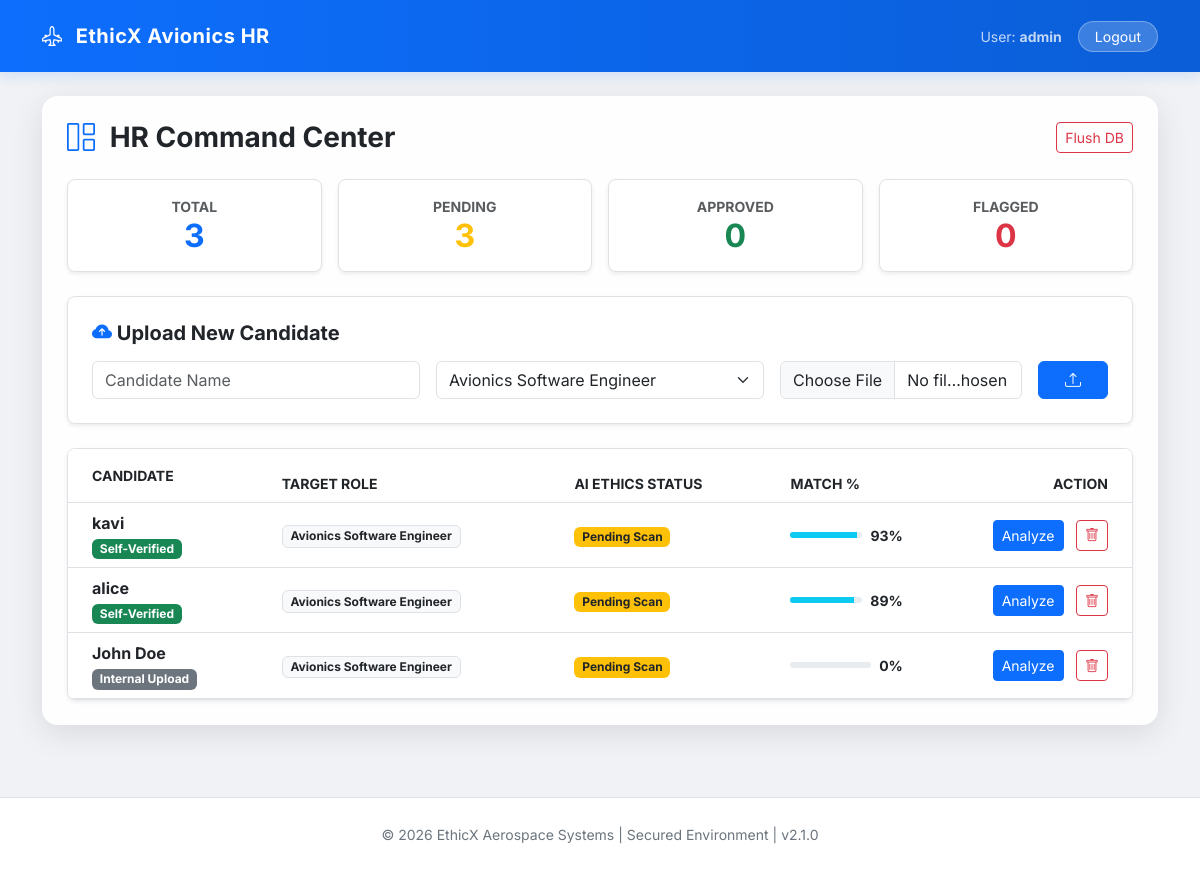
The page /hr_dashboard (signed in) on the database its author committed.
### hr_ui/app.py (models this page shows, shortened)
class User(UserMixin, db.Model):
    id = db.Column(db.Integer, primary_key=True)
    username = db.Column(db.String(100), unique=True, nullable=False)
    password_hash = db.Column(db.String(200), nullable=False)

class Candidate(db.Model):
    id = db.Column(db.Integer, primary_key=True)
    name = db.Column(db.String(100), nullable=False)
    role = db.Column(db.String(100), nullable=False)
    filename = db.Column(db.String(200), nullable=True) # Nullable for text-based self-applicants
    status = db.Column(db.String(50), default="Uploaded")
    risk_score = db.Column(db.Integer, default=50)
    match_confidence = db.Column(db.Integer, default=0)
    strengths = db.Column(db.String(500), default="")
    missing_skills = db.Column(db.String(500), default="Analysis Pending...")
    ethics_status = db.Column(db.String(100), default="Pending")
    is_self_applied = db.Column(db.Boolean, default=False) # Distinguishes HR uploads from Candidate uploads
    timestamp = db.Column(db.DateTime, default=datetime.utcnow)

### hr_ui/app.py (the view)
@app.route('/hr_dashboard')
@login_required
def dashboard():
    candidates = Candidate.query.order_by(Candidate.timestamp.desc()).all()
    stats = {
        'total': len(candidates),
        'approved': len([c for c in candidates if "APPROVED" in str(c.status)]),
        'blocked': len([c for c in candidates if "BLOCKED" in str(c.status)]),
        'pending': len([c for c in candidates if "Uploaded" in str(c.status) or "AUTO-MATCHED" in str(c.status)])
    }
    return render_template('dashboard.html', candidates=candidates, stats=stats)

### hr_ui/app.py (called while the page is built)
@login_manager.user_loader
def load_user(user_id):
    return User.query.get(int(user_id))

### hr_ui/templates/dashboard.html (shortened to what this page needs)
{% extends "layout.html" %}
{% block content %}
<div class="glass-card p-4 mb-4">
    <div class="d-flex justify-content-between align-items-center mb-4">
        <h3 class="fw-bold m-0"><i class="bi bi-grid-1x2 text-primary me-2"></i> HR Command Center</h3>
        <a href="{{ url_for('reset_database') }}" class="btn btn-sm btn-outline-danger" onclick="return confirm('Flush system data? This cannot be undone.')">Flush DB</a>
    </div>
    <div class="row g-3 text-center mb-4">
        {% for label, val, color in [('Total', stats.total, 'primary'), ('Pending', stats.pending, 'warning'), ('Approved', stats.approved, 'success'), ('Flagged', stats.blocked, 'danger')] %}
        <div class="col-md-3">
            <div class="p-3 border rounded-3 bg-white shadow-sm">
                <div class="small text-muted text-uppercase fw-bold">{{ label }}</div>
                <div class="h2 fw-bold text-{{ color }} mb-0">{{ val }}</div>
            </div>
        </div>
        {% endfor %}
    </div>
    <div class="p-4 mb-4 rounded-3 border bg-white shadow-sm">
        <h5 class="mb-3 fw-bold"><i class="bi bi-cloud-arrow-up-fill text-primary"></i> Upload New Candidate</h5>
        <form action="{{ url_for('upload_resume') }}" method="POST" enctype="multipart/form-data" class="row g-3">
            <div class="col-md-4">
                <input type="text" name="name" class="form-control" placeholder="Candidate Name" required>
            </div>
            <div class="col-md-4">
                <select name="role" class="form-select">
                    <option value="Avionics Software Engineer">Avionics Software Engineer</option>
                </select>
            </div>
            <div class="col-md-3">
                <input type="file" name="resume" class="form-control" required>
            </div>
            <div class="col-md-1">
                <button type="submit" class="btn btn-primary w-100"><i class="bi bi-upload"></i></button>
            </div>
        </form>
    </div>
    <div class="table-responsive bg-white rounded-3 shadow-sm border p-0 overflow-hidden">
        <table class="table table-hover align-middle mb-0">
            <thead class="bg-light text-secondary small">
                <tr>
                    <th class="ps-4 py-3">CANDIDATE</th>
                    <th>TARGET ROLE</th>
                    <th>AI ETHICS STATUS</th>
                    <th>MATCH %</th>
                    <th class="text-end pe-4">ACTION</th>
                </tr>
            </thead>
            <tbody>
                {% for c in candidates %}
                <tr>
                    <td class="ps-4">
                        <div class="fw-bold text-dark">{{ c.name }}</div>
                        {% if c.is_self_applied %}
                            <span class="badge bg-success small">Self-Verified</span>
                        {% else %}
                            <span class="badge bg-secondary small">Internal Upload</span>
                        {% endif %}
                    </td>
                    <td><span class="badge bg-light text-dark border">{{ c.role }}</span></td>
                    <td>
                        {% if 'BLOCKED' in c.status %}<span class="badge bg-danger">Flagged</span>
                        {% elif 'APPROVED' in c.status %}<span class="badge bg-success">Passed</span>
                        {% else %}<span class="badge bg-warning text-dark">Pending Scan</span>{% endif %}
                    </td>
                    <td>
                        <div class="d-flex align-items-center">
                            <div class="progress flex-grow-1 me-2" style="height: 6px;">
                                <div class="progress-bar bg-info" style="width: {{ c.match_confidence }}%"></div>
                            </div>
                            <small class="fw-bold">{{ c.match_confidence }}%</small>
                        </div>
                    </td>
                    <td class="text-end pe-4">
                        <a href="{{ url_for('perform_action', c_id=c.id, action_type='SCAN') }}" class="btn btn-sm btn-primary">Analyze</a>
                        <a href="{{ url_for('delete_candidate', c_id=c.id) }}" class="btn btn-sm btn-outline-danger ms-2"><i class="bi bi-trash"></i></a>
                    </td>
                </tr>
                {% endfor %}
            </tbody>
        </table>
    </div>
</div>
{% endblock %}

### hr_ui/templates/layout.html (shortened to what this page needs)
<!DOCTYPE html>
<html lang="en">
<head>
    <link href="https://cdn.jsdelivr.net/npm/bootstrap@5.3.0/dist/css/bootstrap.min.css" rel="stylesheet">
    <link rel="stylesheet" href="https://cdn.jsdelivr.net/npm/bootstrap-icons@1.10.0/font/bootstrap-icons.css">
</head>
<body>
    <nav class="navbar navbar-expand-lg navbar-dark navbar-custom mb-4">
        <div class="container">
            <a class="navbar-brand" href="{{ url_for('index') }}">
                <i class="bi bi-airplane-engines me-2"></i> EthicX Avionics HR
            </a>
            <div class="collapse navbar-collapse" id="navbarNav">
                <ul class="navbar-nav ms-auto align-items-center">
                    {% if current_user.is_authenticated %}
                        <li class="nav-item me-3">
                            <span class="text-white small opacity-75">
                                User: <span class="fw-bold">{{ current_user.username }}</span>
                            </span>
                        </li>
                        <li class="nav-item">
                            <a class="btn btn-sm btn-logout px-3 rounded-pill" href="{{ url_for('logout') }}">
                                Logout
                            </a>
                        </li>
                    {% endif %}
                </ul>
            </div>
        </div>
    </nav>
    <div class="container mb-5">
        {% block content %}{% endblock %}
    </div>
    <footer class="text-center py-4">
        <div class="container">
            <small>&copy; 2026 EthicX Aerospace Systems | Secured Environment | v2.1.0</small>
        </div>
    </footer>
</body>
</html>

### hr_ui/templates/layout.html (style rules this page uses)
body { font-family: 'Inter', sans-serif; background-color: #f0f2f5; min-height: 100vh; display: flex; flex-direction: column; }
.navbar-custom { background: linear-gradient(90deg, #0d6efd 0%, #0b5ed7 100%); box-shadow: 0 4px 12px rgba(13, 110, 253, 0.15); padding-top: 1rem; padding-bottom: 1rem; }
.navbar-brand { font-weight: 700; letter-spacing: 0.5px; font-size: 1.25rem; color: white !important; }
.glass-card { background: rgba(255, 255, 255, 0.9); backdrop-filter: blur(10px); border: 1px solid rgba(255, 255, 255, 0.5); border-radius: 16px; box-shadow: 0 8px 32px 0 rgba(0, 0, 0, 0.1); transition: transform 0.3s ease; }
.btn-logout { background: rgba(255, 255, 255, 0.2); border: 1px solid rgba(255, 255, 255, 0.3); color: white; transition: all 0.2s; }
footer { margin-top: auto; background: white; border-top: 1px solid #dee2e6; color: #6c757d; }

### rows shown on the page
User: username "admin"
Candidate: ethics_status "PENDING", id "3", name "kavi", is_self_applied "Self-Verified", role "Avionics Software Engineer", status "Pending Scan", match_confidence "93"
Candidate: name "alice", is_self_applied "Self-Verified", role "Avionics Software Engineer", status "Pending Scan", match_confidence "89"
Candidate: name "John Doe", is_self_applied "Internal Upload", role "Avionics Software Engineer", status "Pending Scan", match_confidence "0"

### other values the page prints
{{ label }} "TOTAL" "APPROVED" "FLAGGED"
{{ val }} "3" "0" "0"
